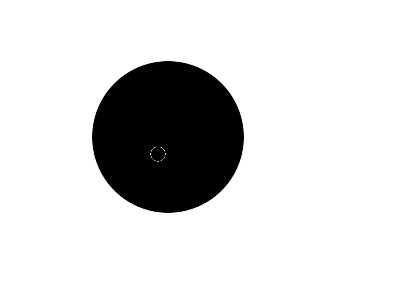
//> input picture test-images/001.jpg, 400 x 300 px
$ ./DisplayImage test-images/001.jpg   (built with g++ and OpenCV 4)
//> lines starting //> are read from the running program, lines starting //| are printed output that depends on the picture; after the words box and inside, x2 and y2 are one past the last pixel; in counts of white or black regions, pixels touching at a corner belong together
#include <stdio.h>
#include <opencv2/opencv.hpp>

using namespace cv;

int main(int argc, char** argv )
{
    if ( argc != 2 )
    {
        printf("usage: DisplayImage.out <Image_Path>\n");
        return -1;
    }

    Mat image;
    image = imread( argv[1], IMREAD_GRAYSCALE );
//> image is the input picture: 300 rows x 400 cols, CV_8UC1; min 0, max 255, mean 216.7

    vector<vector<Point> > contours;
    vector<Point> contours1;
    vector<Point> contours2;

    //    findContours(image.clone(), contours, CV_RETR_LIST, CHAIN_APPROX_NONE);

    for (std::size_t i = 50; i<=250; ++i)
    {
	Point tmp = Point{50,i};
        contours1.push_back(tmp);
    }
    for (std::size_t i = 50; i<=250; ++i)
    {
	Point tmp = Point{i,250};
        contours1.push_back(tmp);
    }
    for (std::size_t i = 250; i>=50; --i)
    {
	Point tmp = Point{250,i};
        contours1.push_back(tmp);
    }
    for (std::size_t i = 250; i>=50; --i)
    {
	Point tmp = Point{i,50};
        contours1.push_back(tmp);
    }

    contours.push_back(contours1);
// [26 lines of commented-out code are left out]

    int esc = 100;//contours1.size();
    while(esc)
    {
        for(int i = 0; i < contours1.size(); i++)
        {
            if ((image.at<uchar>(contours1[i].y,contours1[i].x) >= 200) && (image.at<uchar>(contours1[i].y,contours1[i].x) <= 255))
            {
                if (contours1[i].x <= 150)
                    contours1[i].x += 1;
                if (contours1[i].x > 150)
                    contours1[i].x -= 1;
                if (contours1[i].y <= 150)
                    contours1[i].y += 1;
                if (contours1[i].y > 150)
                    contours1[i].y -= 1;
            }
        }
        esc--;
        contours.erase(contours.end());
        contours.push_back(contours1);
        Mat3b rec(image.rows, image.cols, Vec3b(0,0,0));
        drawContours(rec, contours, -1, Scalar(0,255,0), 1);
        imshow("Display Image", rec);
        waitKey(0);
    }
//> after the loop, contours1 = contour of 804 points, box (x1, y1, x2, y2) (92, 61, 244, 213), area 17873; esc = 0; contours = 1 contour; box (x1, y1, x2, y2) and area: (92, 61, 244, 213) 17873
    contours.push_back(contours1);
//> contours = 2 contours; box (x1, y1, x2, y2) and area: (92, 61, 244, 213) 17873, (92, 61, 244, 213) 17873
    printf("size: %d\r\n",contours1.size());
//| size: 804
    // Draw all contours in green on a black image
    Mat3b rec(image.rows, image.cols, Vec3b(0,0,0));
    drawContours(rec, contours, -1, Scalar(0,255,0), 1);
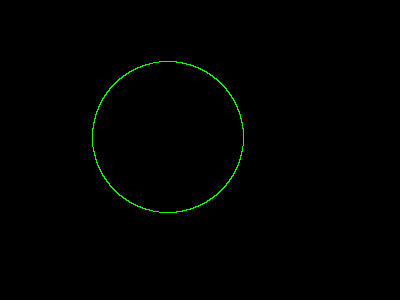
//> rec: 300 rows x 400 cols, CV_8UC3; mean B, G, R 0, 1.3, 0

    if ( !image.data )
    {
        printf("No image data \n");
        return -1;
    }
    namedWindow("Display Image", WINDOW_AUTOSIZE );

//    imshow("Display Image", image);
//    waitKey(0);

    imshow("Display Image", rec);
    waitKey(0);

    Mat Dx;
    Sobel(image, Dx, CV_64F, 1, 0, 3);
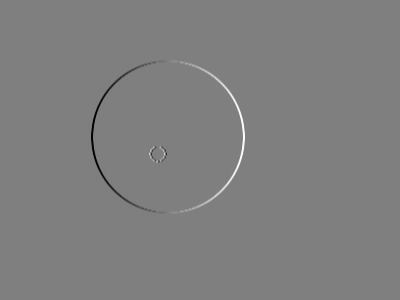
//> Dx: 300 rows x 400 cols, CV_64FC1; min -1018, max 1018, mean 0; drawn with min black and max white

    Mat Dy;
    Sobel(image, Dy, CV_64F, 0, 1, 3);

    imshow("Display Image", Dx);
    waitKey(0);
    return 0;
}
